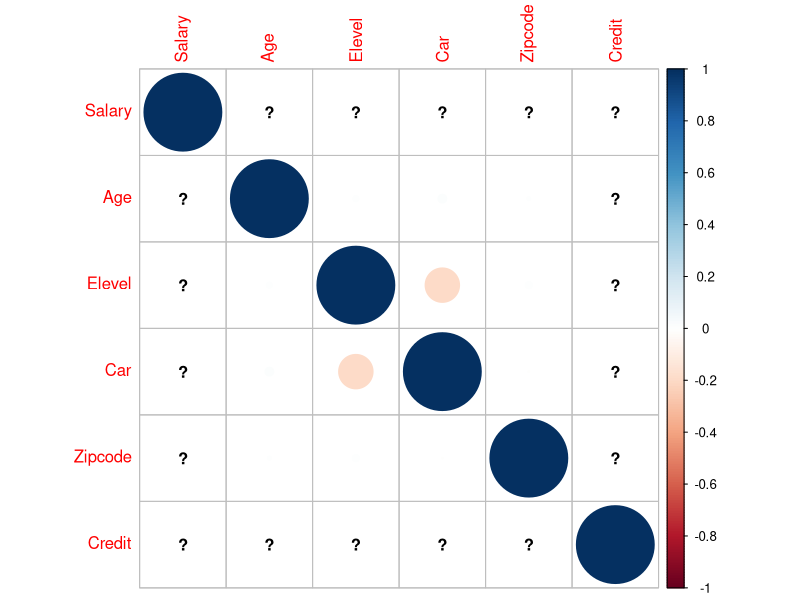
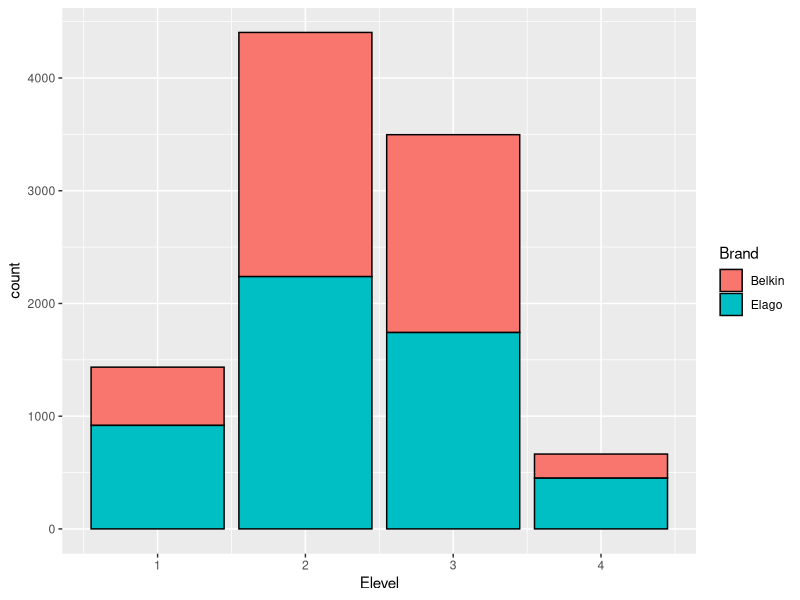
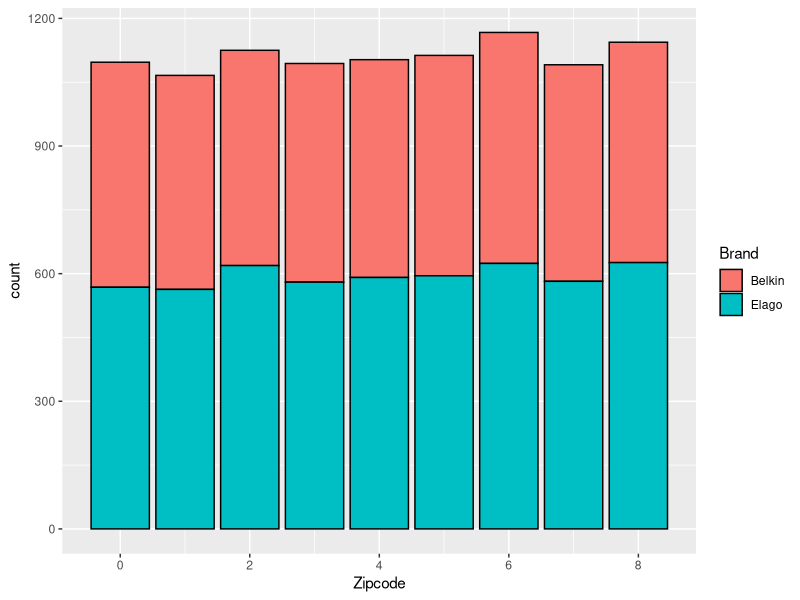
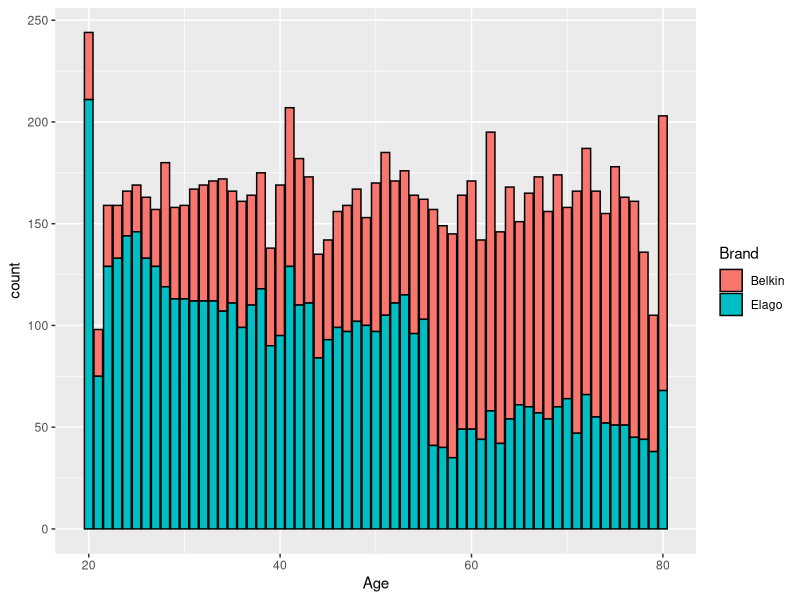
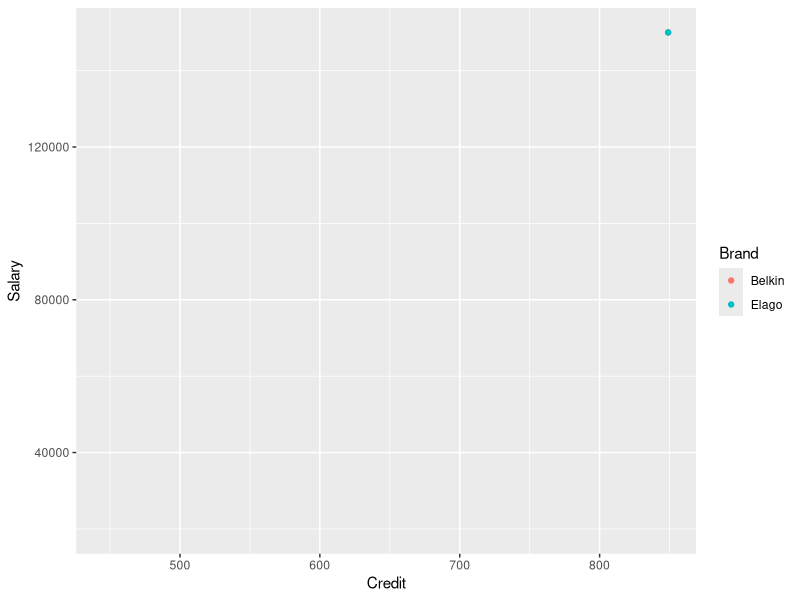
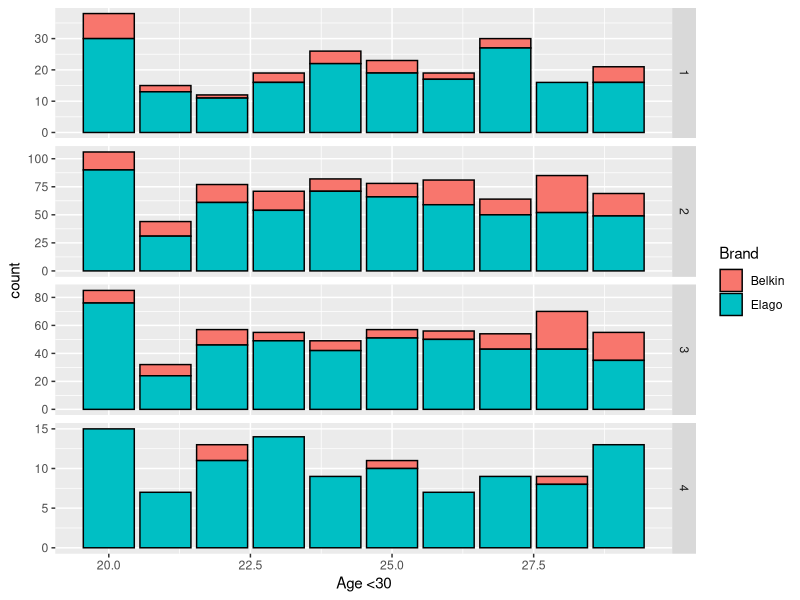
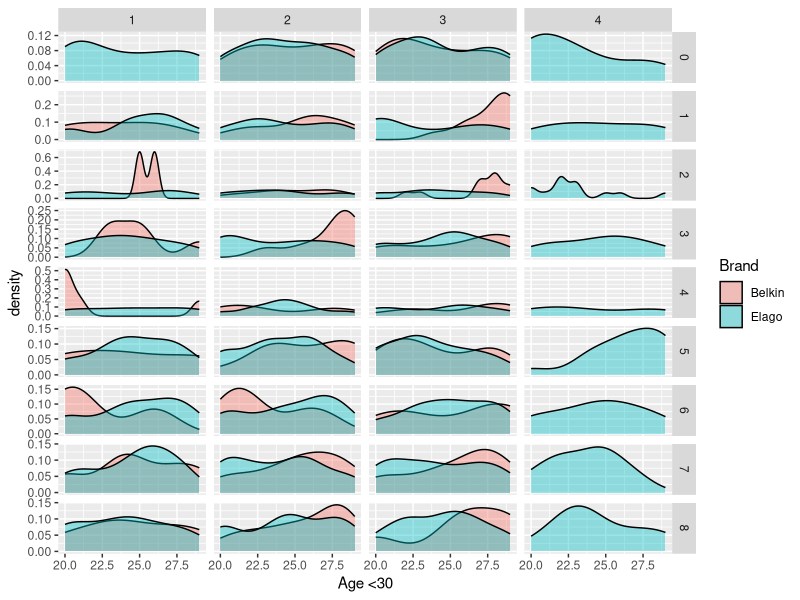
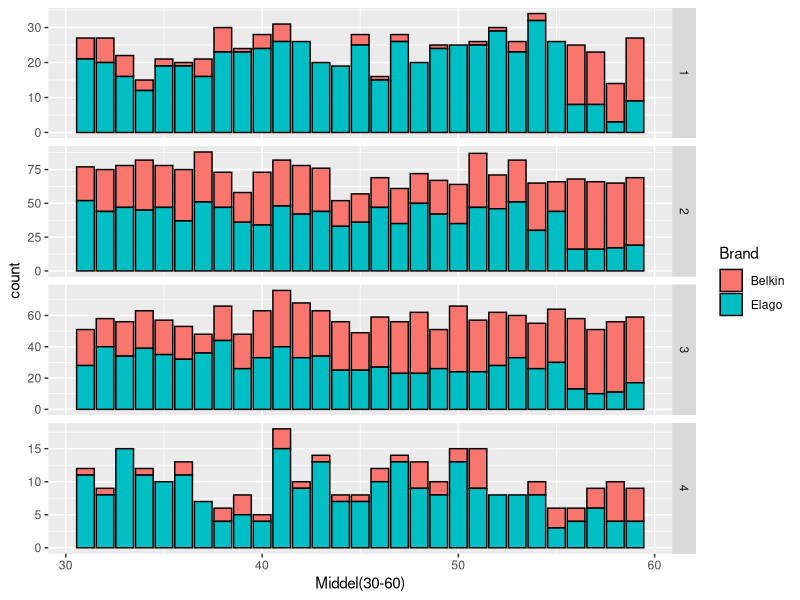

Generate these figures, in order, with R:
#----- load library
library(ggplot2)
library(dplyr)
library(stringr)
library(corrplot)
install.packages('ggthemes', dependencies = TRUE)
?corrplot
#----- read csv ,seprate data according to ; label NA in blank colume use na.string 

survey <- read.csv("surveyBelkinElago.csv",sep=";", na.strings = " ")

colnames(survey) <- c("Salary","Age","Elevel","Car","Zipcode","Credit","Brand")
is.na(survey) #Will show your NA’s through logical data. (TRUE if it’s missing, FALSE if it’s not.)
na.exclude(survey$brand)#Drops any rows with missing values, but keeps track of where they were.
survey = na.omit(survey)#Drops any rows with missing values and omits them forever.

#----- check data types 
summary(survey)
head(survey)
Youth<- survey[survey$Age < 30,]
Middel<- survey[survey$Age>30 & survey$Age < 60,]
Senior <- survey[survey$Age > 60,]

# correlation matrix
str(survey)
survey$Credit<-as.numeric(survey$Credit)
survey$Salary<-as.numeric(survey$Salary)
cm<-cor(survey[1:6])
corrplot(cm,)

#---------------------------question , in summary it shows age from 20-80,but in sub group is 1-61 ) 
#----- visualization
#Chart 1 to 3 shows in different education level ,living area and Age , which brand are more popular .
d <- ggplot(data=survey,aes(x=Elevel))
d + geom_histogram(stat="count",binwidth = 10,aes(fill=Brand),colour="black")# 1 to 4 , 4 is higher eudcation
#----- chart 1 ,in education level 2 and 3 , customers has stronger consuming power.
e <- ggplot(data=survey,aes(x=Zipcode))
e + geom_histogram(stat="count",binwidth=10,aes(fill=Brand),colour="black")
#----- chart 2 ,not obviously difference , in a macro way , elago has more market power .
f <- ggplot(data=survey,aes(x=Age))
f + geom_histogram(stat="count",binwidth=10,aes(fill=Brand),colour="black")
#----- chart 3, the customer group after 55 , prefers Belkin brand , and customer younger than 55 ,prefer Elago.
g <- ggplot(data=survey,aes(x=Credit,y=Salary,colour=Brand))
g + geom_point()
#----- chart 4, the customer has salary between 2500 and 10000, prefer Brand Belkin more , lower credit , higher salary. 
#------As age is a strong indictator for predicting customer behavior , so I have categorized to 3 age groups ( Young, Middle, Senior )
a <- ggplot(data=Youth,aes(x=Age,colour=Brand))

a + geom_bar(aes(fill=Brand),colour="black")+facet_grid(Elevel~.,scale="free")+xlab("Age <30")
#----- Chart 4shows in age group younger than 30,in defferent education group, the customer behavior relationship between age and brand.

a + geom_density(aes(fill=Brand),colour="black",alpha=0.4)+facet_grid(Zipcode~Elevel,scale="free")+xlab("Age <30")
#----- Chart 5 shows in age group younger than 30 ,in defferent education group and different Zipcode area , the customer behavior relationship with brand.
b <- ggplot(data=Middel,aes(x=Age,colour=Brand))
b + geom_bar(aes(fill=Brand),colour="black")+facet_grid(Elevel~.,scale="free")+xlab("Middel(30-60)")
#----- Chart 6 shows in age group 31-60 ,in defferent education group, the customer behavior relationship between age and brand.
b + geom_density(aes(fill=Brand),colour="black",alpha=0.4)+facet_grid(Zipcode~Elevel,scale="free")+xlab("Middel(30-60")
#----- Chart 7 shows in age group 31-60,in defferent education group and different Zipcode area , the customer behavior relationship with brand.
c <- ggplot(data=Senior,aes(x=Age,colour=Brand))
c + geom_bar(aes(fill=Brand),colour="black")+facet_grid(Elevel~.,scale="free")+xlab("Senior(>60)")
#----- Chart 8 shows in age group older than 60 ,in defferent education group, the customer behavior relationship between age and brand.
c + geom_density(aes(fill=Brand),colour="black",alpha=0.4)+facet_grid(Zipcode~Elevel,scale="free")+xlab("Senior(>60)")
#----- Chart 9 shows in age group older than 60 ,in defferent education group and different Zipcode area , the customer behavior relationship with brand.
